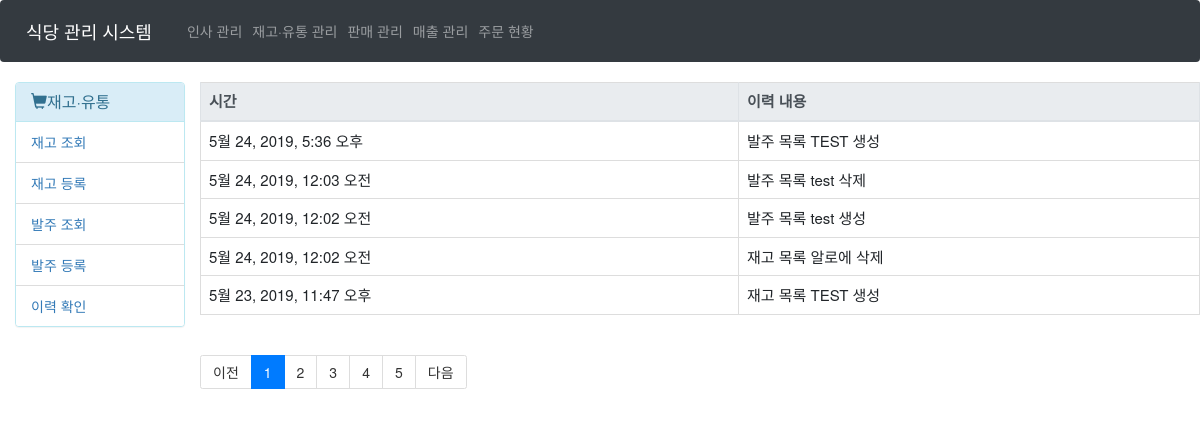
The page /Stock/History/1 on the database as committed earlier.
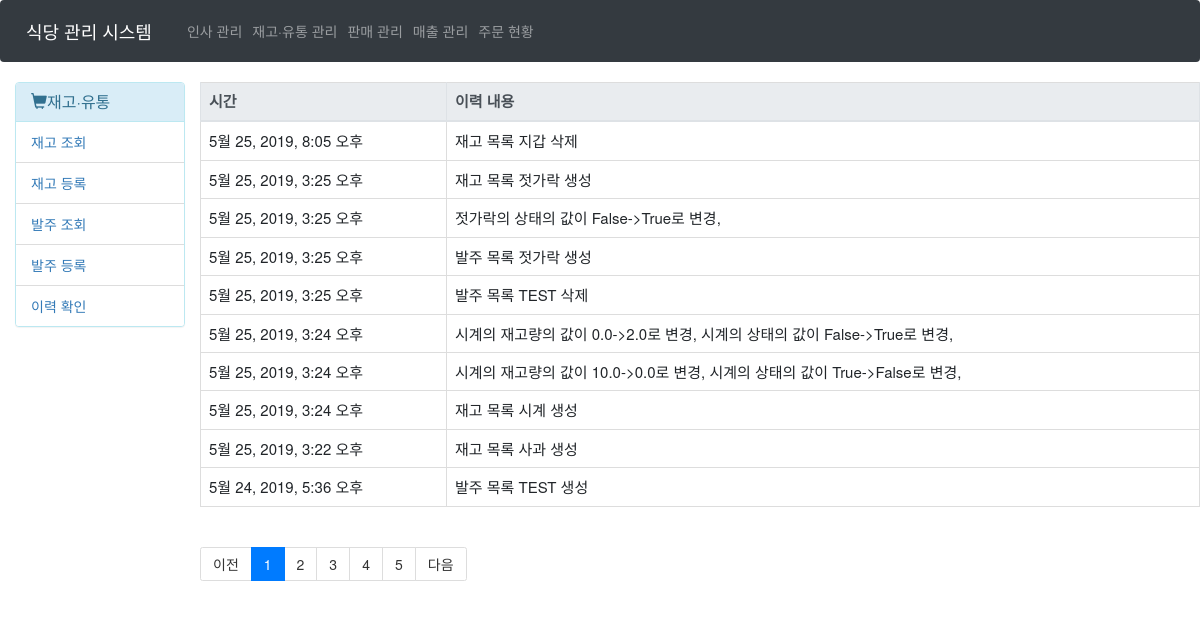
The same page on the database as committed later.
### Main/models.py (models this page shows)
class Stocklog(models.Model):
    class Meta:
        verbose_name = '재고 기록'
        verbose_name_plural = '재고 기록'
    sl_category = models.CharField(max_length=10, null=True)
    sl_log = models.CharField(max_length=100, verbose_name="변경사항")
    sl_created_at = models.DateTimeField(verbose_name="로그 시간", auto_now=True)

### Main/views.py (the view)
# urls.py: path('Stock/History/<page>', views.getStockHistory, name="getStockHistory"),
def getStockHistory(request, page):
    print('request가 들어오냐?')
    bar_size = 5
    offset = 10
    page = int(page)
    datas = Stocklog.objects.all().order_by('-sl_created_at')
    return render(request, 'Main/Stock/stock_read_history.html', {
        'historys' : datas[(int(page)-1)*offset:int(page)*offset],
        'page' : page,
        'page_start_point' : (page-1)//bar_size*bar_size,
        'MAX_SIZE' : len(datas)//offset,
        'PAGE_SIZE' : bar_size
    })

### Main/templates/Main/Stock/stock_read_history.html (shortened to what this page needs)
{% extends 'Main/Stock/main.html' %}
{% block content %}
<div class="row">
<table class="table table-hover table-bordered">
<thead class="thead thead-light">
    <th>시간</th>
    <th>이력 내용</th>
</thead>
<tbody>
{% for history in historys %}
    <tr>
        <td>{{history.sl_created_at}}</td>
        <td>{{history.sl_log}}</td>
    </tr>
{% endfor %}
</tbody>
</table>
</div>
<div class="row">
    <ul class="pagination justify-content-center">
        <li class="page-item"><a class="page-link" onclick="Previous();">이전</a></li>
        <li id='p1' class="page-item"><a id='p1' class="page-link" onclick="gotopage(this.id)"></a></li>
        <li id='p2' class="page-item"><a id='p2' class="page-link" onclick="gotopage(this.id)"></a></li>
        <li id='p3' class="page-item"><a id='p3' class="page-link" onclick="gotopage(this.id)"></a></li>
        <li id='p4' class="page-item"><a id='p4' class="page-link" onclick="gotopage(this.id)"></a></li>
        <li id='p5' class="page-item"><a id='p5' class="page-link" onclick="gotopage(this.id)"></a></li>
        <li class="page-item"><a class="page-link" onclick="Next();">다음</a></li>
    </ul>
</div>
{% endblock %}

Rows that differ between the two databases and show on the page:
no longer on this page (row unchanged): Stocklog: sl_created_at "5월 24, 2019, 12:03 오전", sl_log "발주 목록 test 삭제"
no longer on this page (row unchanged): Stocklog: sl_created_at "5월 24, 2019, 12:02 오전", sl_log "발주 목록 test 생성"
no longer on this page (row unchanged): Stocklog: sl_created_at "5월 24, 2019, 12:02 오전", sl_log "재고 목록 알로에 삭제"
no longer on this page (row unchanged): Stocklog: sl_created_at "5월 23, 2019, 11:47 오후", sl_log "재고 목록 TEST 생성"
added Stocklog: sl_created_at "5월 25, 2019, 8:05 오후", sl_log "재고 목록 지갑 삭제"
added Stocklog: sl_created_at "5월 25, 2019, 3:25 오후", sl_log "재고 목록 젓가락 생성"
added Stocklog: sl_created_at "5월 25, 2019, 3:25 오후", sl_log "젓가락의 상태의 값이 False->True로 변경,"
added Stocklog: sl_created_at "5월 25, 2019, 3:25 오후", sl_log "발주 목록 젓가락 생성"
added Stocklog: sl_created_at "5월 25, 2019, 3:25 오후", sl_log "발주 목록 TEST 삭제"
added Stocklog: sl_created_at "5월 25, 2019, 3:24 오후", sl_log "시계의 재고량의 값이 0.0->2.0로 변경, 시계의 상태의 값이 False->True로 변경,"
added Stocklog: sl_created_at "5월 25, 2019, 3:24 오후", sl_log "시계의 재고량의 값이 10.0->0.0로 변경, 시계의 상태의 값이 True->False로 변경,"
added Stocklog: sl_created_at "5월 25, 2019, 3:24 오후", sl_log "재고 목록 시계 생성"
added Stocklog: sl_created_at "5월 25, 2019, 3:22 오후", sl_log "재고 목록 사과 생성"
